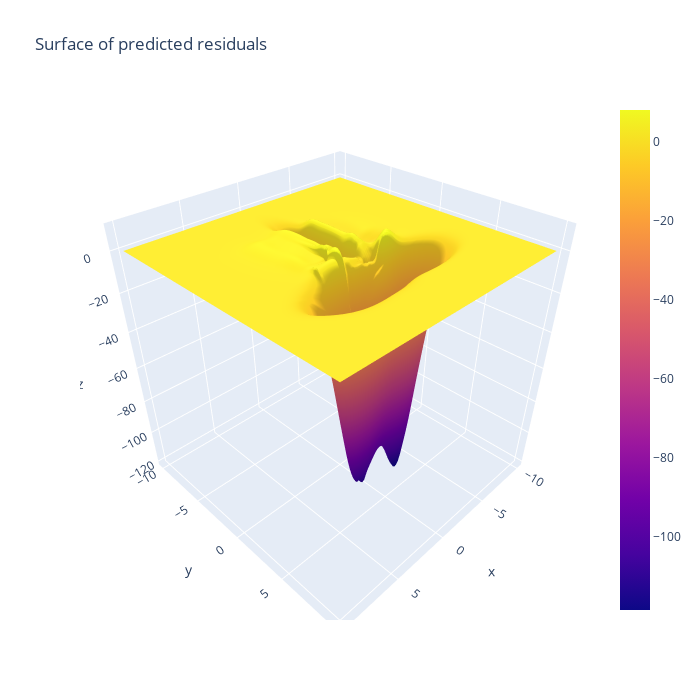

Source (notebook cell):
### Code cell
fig = go.Figure(data=[go.Surface(z=y_test_pred, x=x1_values, y=x2_values)])

fig.update_layout(title='Surface of predicted residuals', autosize=True,
                  width=700, height=700,
                  xaxis_title="K",)

fig.show()
